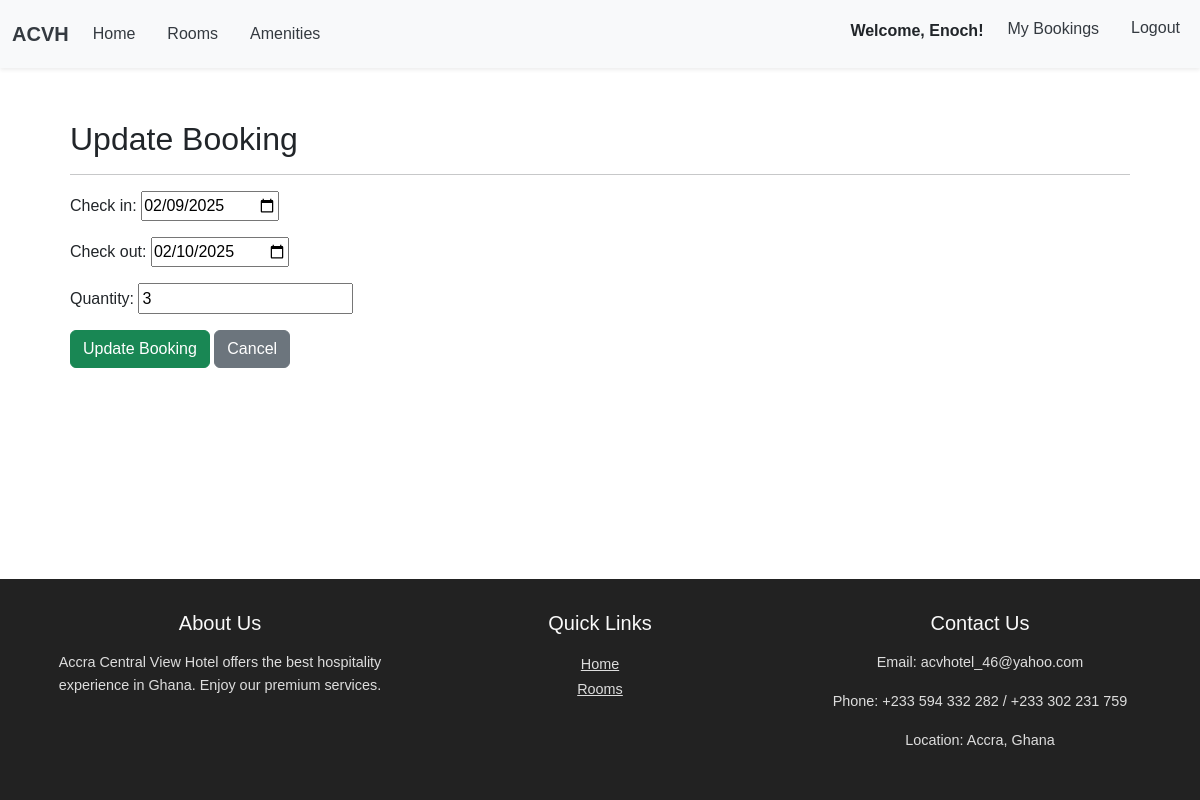
The app's page /update_booking/48/ (signed in) with its own data.
### main/models.py (models this page shows, shortened)
class CustomUser(AbstractUser):
    phone_number = models.CharField(max_length=20)
    address = models.CharField(max_length=100)
    email = models.EmailField(unique=True)
    timestamp = models.DateTimeField(auto_now_add=True)

class Booking(models.Model):
    user = models.ForeignKey(CustomUser, on_delete=models.CASCADE)
    room = models.ForeignKey(Room, on_delete=models.CASCADE)
    check_in = models.DateField()
    check_out = models.DateField()
    quantity = models.PositiveIntegerField(default=1)

### main/views.py (the view)
# urls.py: path('update_booking/<int:booking_id>/', views.update_booking, name='update_booking'),
@login_required
def update_booking(request, booking_id):
    booking = get_object_or_404(Booking, id=booking_id, user=request.user)
    if request.method == 'POST':
        form = BookingForm(request.POST, instance=booking)
        if form.is_valid():
            form.save()
            messages.success(request, "Your booking has been updated successfully.")
            return redirect('booking_list')  # Redirect to the booking list page
    else:
        form = BookingForm(instance=booking)
    return render(request, 'main/update_booking.html', {'form': form, 'booking': booking})

### main/forms.py
class BookingForm(forms.ModelForm):
    class Meta:
        model = Booking
        fields = ('check_in', 'check_out', 'quantity')
    check_in = forms.DateField(
        widget=forms.DateInput(
            attrs={
                'type': 'date',
                'placeholder': 'YYYY-MM-DD'  # Example placeholder
            }
        )
    )
    check_out = forms.DateField(
        widget=forms.DateInput(
            attrs={
                'type': 'date',
                'placeholder': 'YYYY-MM-DD'  # Example placeholder
            }
        )
    )

### main/templates/main/update_booking.html (shortened to what this page needs)
{% extends 'main/base.html' %}
{% load static %}
{% block content %}
<div class="container mt-4">
    <h2>Update Booking</h2>
    <hr>
    <form method="POST">
        {{ form.as_p }}
        <button type="submit" class="btn btn-success">Update Booking</button>
        <a href="{% url 'booking_list' %}" class="btn btn-secondary">Cancel</a>
    </form>
</div>
{% endblock %}

### main/templates/main/base.html (shortened to what this page needs)
{% load static %}
<!DOCTYPE html>
<html lang="en">
<head>
  <link href="https://cdn.jsdelivr.net/npm/bootstrap@5.3.0/dist/css/bootstrap.min.css" rel="stylesheet">
  <link rel="stylesheet" href="https://cdnjs.cloudflare.com/ajax/libs/font-awesome/6.5.1/css/all.min.css">
</head>
<body>
  <div class="container">
    {% if not hide_nav %}
    <nav class="navbar navbar-expand-lg navbar-light bg-light shadow-sm" style="width: 100%; ">
      <div class="container-fluid">
        <a class="navbar-brand fw-bold" href="#">ACVH</a>
        <div class="collapse navbar-collapse" id="navbarNav">
          <ul class="navbar-nav">
            <li class="nav-item"><a class="nav-link active" href="{% url 'home' %}">Home</a></li>
            <li class="nav-item"><a class="nav-link" href="{% url 'rooms' %}">Rooms</a></li>
            <li class="nav-item"><a class="nav-link" href="{% url 'amenities' %}">Amenities</a></li>
          </ul>
          <ul class="navbar-nav ms-auto">
            {% if user.is_authenticated %}
              <li class="nav-item"><p style="font-weight: bold; padding-top: 10px;">Welcome, {{ user.username }}!</p></li>
              <li class="nav-item"><a class="nav-link" href="{% url 'booking_list' %}">My Bookings</a></li>
              <li class="nav-item">
                <form method="post" action="{% url 'logout' %}" style="display: inline;">
                  <button type="submit" class="btn btn-link nav-link">Logout</button>
                </form>
              </li>
            {% else %}
              <li class="nav-item"><a class="nav-link" href="{% url 'login' %}">Login</a></li>
              <li class="nav-item"><a class="nav-link" href="{% url 'register' %}">Register</a></li>
            {% endif %}
          </ul>
        </div>
      </div>
    </nav>
    {% endif %}
    <div class="content">
      <main>
        {% block content %}
        {% endblock %}
      </main>
    </div>
  </div>
  <footer class="footer">
    <div class="container">
      <div class="row">
        <div class="col-md-4 text-center">
          <h5>About Us</h5>
          <p>Accra Central View Hotel offers the best hospitality experience in Ghana. Enjoy our premium services.</p>
        </div>
        <div class="col-md-4 text-center">
          <h5>Quick Links</h5>
          <ul class="list-unstyled">
            <li><a href="{% url 'home' %}">Home</a></li>
            <li><a href="{% url 'rooms' %}">Rooms</a></li>
          </ul>
        </div>
        <div class="col-md-4 text-center">
          <h5>Contact Us</h5>
          <p>Email: acvhotel_46@yahoo.com</p>
          <p>Phone: +233 594 332 282 / +233 302 231 759</p>
          <p>Location: Accra, Ghana</p>
        </div>
      </div>
    </div>
  </footer>
</body>
</html>

### main/templates/main/base.html (style rules this page uses)
body { font-family: Arial, sans-serif; line-height: 1.6; margin: 0; padding: 0; display: flex; flex-direction: column; min-height: 100vh; }
.container { flex: 1; }
nav.navbar { position: fixed; top: 0; z-index: 1050; width: 100%; box-shadow: 0 2px 5px rgba(0, 0, 0, 0.1); left: 0; }
.navbar-brand { font-size: 1.25rem; color: #343a40 !important; }
.navbar-nav .nav-link { color: #343a40 !important; padding: 0.5rem 1rem; }
nav.navbar a.navbar-brand { font-weight: bold; }
.shadow-sm { box-shadow: 0 2px 4px rgba(0, 0, 0, 0.1); }
.navbar-nav { gap: 1rem; }
nav.navbar .navbar-nav { gap: 1rem; }
nav.navbar .navbar-collapse { justify-content: space-between; }
.content { margin-top: 80px; padding: 1rem; }
.footer { background-color: #222; color: #fff; padding: 2rem 0; }
.footer h5 { color: #f9f9f9; margin-bottom: 1rem; }
.footer p, .footer a { font-size: 0.9rem; color: #ddd; }

### records on screen
CustomUser: username "Enoch"
Booking: check_in "02/09/2025", check_out "02/10/2025", quantity "3"
